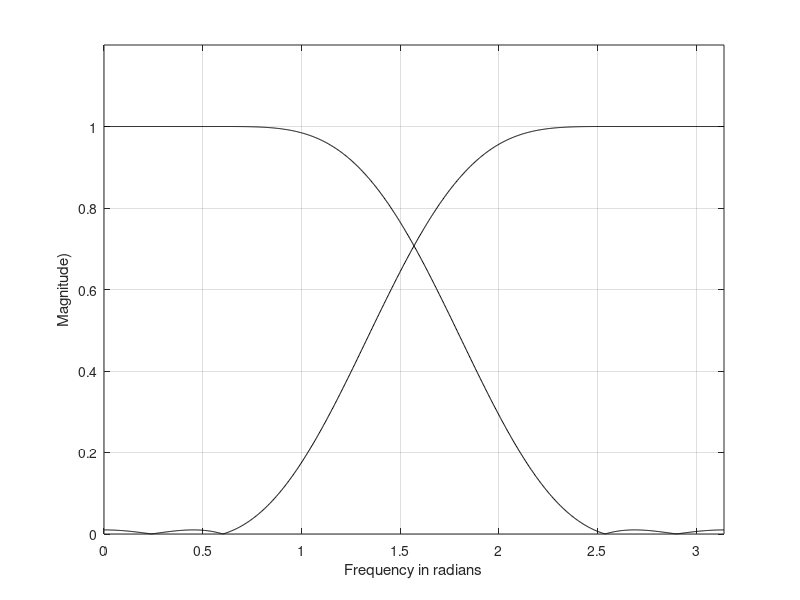
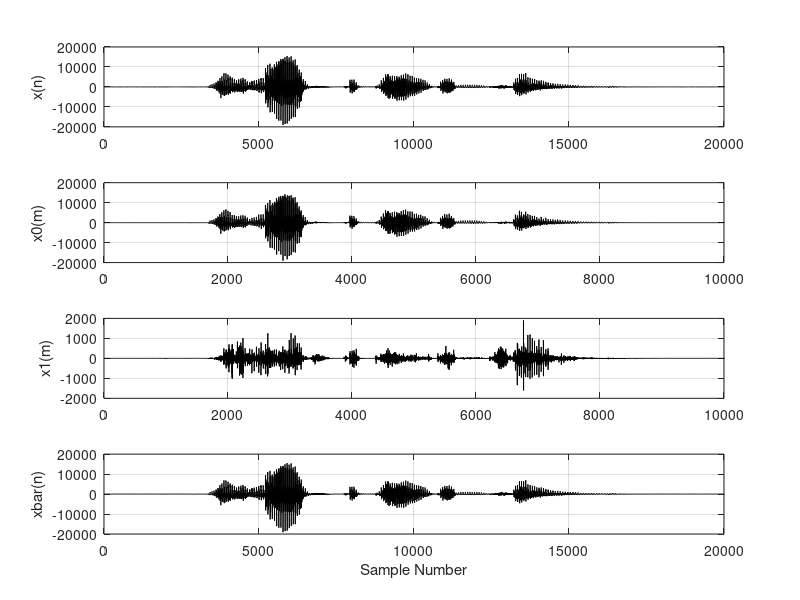

The MATLAB script that drew these images, in order:
% MATLAB Program 12.1
% This program is written for implementing subband coding analysis and
% synthesis using two subbands
%initialize
close all; clear all;clc
%Smith-Barnwell PR-CQF 8-taps
h0=[0.0348975582178515 -0.01098301946252854 -0.06286453934951963 ...
    0.223907720892568 0.556856993531445 0.357976304997285 ...
    -0.02390027056113145 -0.07594096379188282]; 
%Smith-Barnwell PR-CQF 16-taps
%h0=[0.02193598203004352 0.001578616497663704 -0.06025449102875281 ...
%    -0.0118906596205391 0.137537915636625 0.05745450056390939 ...
%    -0.321670296165893  -0.528720271545339 -0.295779674500919 ...
%    0.0002043110845170894 0.0290669978946796 -0.03533486088708146 ...
%    -0.006821045322743358 0.02606678468264118 0.001033363491944126 ...
%    -0.01435930957477529];
% Read data file "orig.dat" with sampling rate of 8 kHz
load orig.dat; % load speech data
M=2; % Down sample factor
N=length(h0); PNones=ones(1,N); PNones(2:2:N)=-1;
h1=h0.*PNones;
h1=h1(N:-1:1);
g0=-h1.*PNones;
g1=h0.*PNones;
disp('check R(z)+R(-z) =>');
xcorr(h0,h0)
sum(h0.*h0)
w=0:pi/1000:pi;
fh0=freqz(h0,1,w);
fh1=freqz(h1,1,w);
plot(w,abs(fh0),'k',w,abs(fh1),'k');grid; axis([0 pi 0 1.2]);
xlabel('Frequency in radians');ylabel('Magnitude)')
figure
speech=orig;
%analysis
sb_low=filter(h0,1,speech);
sb_high=filter(h1,1,speech);
% down sample
sb_low=sb_low(1:M:length(sb_low));
sb_high=sb_high(1:M:length(sb_high));
% Quantization
%  sb_low=round((sb_low/2^15)*2^9)*2^(15-9); %quantization with 10 bits
%  sb_high=round((sb_high/2^15)*2^5)*2^(15-5); %qunntization with 6 bits
% Syntheiss
low_sp=zeros(1,M*length(sb_low)); % up sampling
low_sp(1:M:length(low_sp))=sb_low;
high_sp=zeros(1,M*length(sb_high));
high_sp(1:M:length(high_sp))=sb_high;
low_sp=filter(g0,1,low_sp);
high_sp=filter(g1,1,high_sp);
rec_sig=2*(low_sp+high_sp);
% signal alignment for SNR caculations
speech=[zeros(1,N-1) speech]; %align the signal
subplot(4,1,1);plot(speech,'k');grid,ylabel('x(n)');axis([0 20000 -20000 20000]);
subplot(4,1,2);plot(sb_low,'k');grid,ylabel('x0(m)');axis([0 10000 -20000 20000]);
subplot(4,1,3);plot(sb_high,'k');grid, ylabel('x1(m)');axis([0 10000 -2000 2000]);
subplot(4,1,4);plot(rec_sig,'k');grid, ylabel('xbar(n)'),xlabel('Sample Number');
axis([0 20000 -20000 20000]);
NN=min(length(speech),length(rec_sig));
err=rec_sig(1:NN)-speech(1:NN);
SNR=sum(speech.*speech)/sum(err.*err);
disp('PR reconstruction SNR dB=>');
SNR=10*log10(SNR)
